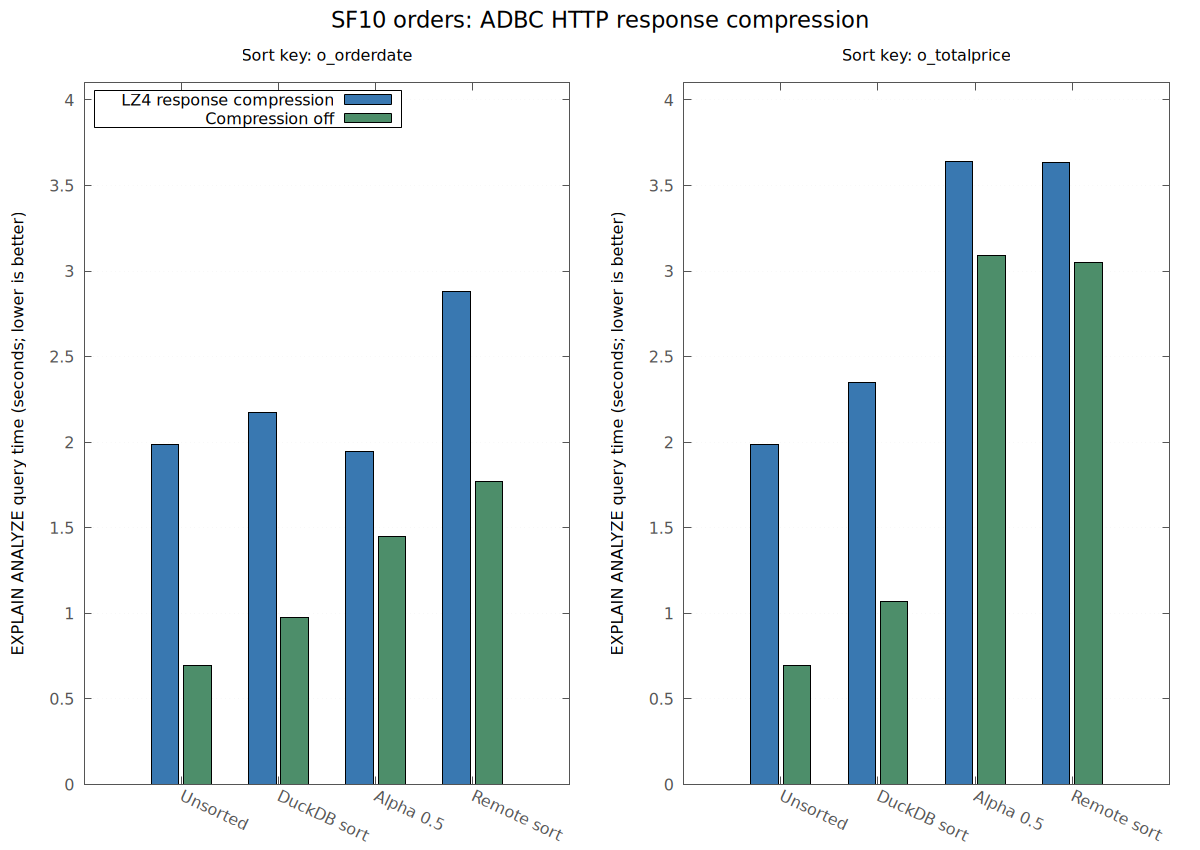

The gnuplot source for this figure:
set terminal svg size 1200,850 dynamic noenhanced font 'DejaVu Sans,12' background rgb 'white'
set output 'adbc_compression.svg'
set multiplot layout 1,2 rowsfirst title 'SF10 orders: ADBC HTTP response compression' font 'DejaVu Sans,17'
set datafile separator "\t"
set style data histograms
set style histogram clustered gap 1
set style fill solid 0.9 border -1
set boxwidth 0.85
set grid ytics lc rgb '#dddddd'
set border lc rgb '#555555'
set yrange [0:4.1]
set xtics rotate by -25
set ylabel 'EXPLAIN ANALYZE query time (seconds; lower is better)'
set key top left box opaque

set title 'Sort key: o_orderdate'
plot 'compression_date.tsv' using 2:xtic(1) title 'LZ4 response compression' lc rgb '#2369a8', \
     '' using 3 title 'Compression off' lc rgb '#39815a'

set title 'Sort key: o_totalprice'
unset key
plot 'compression_price.tsv' using 2:xtic(1) title 'LZ4 response compression' lc rgb '#2369a8', \
     '' using 3 title 'Compression off' lc rgb '#39815a'
unset multiplot
